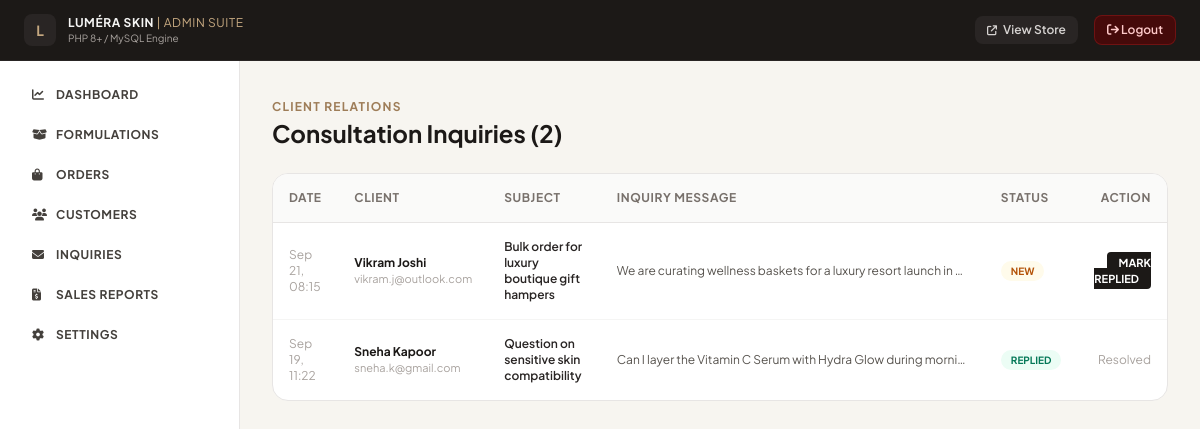
The page /admin/messages.php (signed in) on the database its author committed.
### tables this page shows
CREATE TABLE IF NOT EXISTS `contact_messages` (
  `id` INT AUTO_INCREMENT PRIMARY KEY,
  `name` VARCHAR(100) NOT NULL,
  `email` VARCHAR(150) NOT NULL,
  `phone` VARCHAR(20),
  `subject` VARCHAR(200) NOT NULL,
  `message` TEXT NOT NULL,
  `status` ENUM('New', 'Read', 'Replied') DEFAULT 'New',
  `reply_notes` TEXT,
  `created_at` DATETIME DEFAULT CURRENT_TIMESTAMP
);

### includes/functions.php (called while the page is built, shortened)
<?php
function escape($data) {
    return htmlspecialchars($data ?? '', ENT_QUOTES, 'UTF-8');
}
?>

### admin/messages.php (the view, shortened to what this page needs)
<?php
require_once __DIR__ . '/header.php';
$stmt = $pdo->query("SELECT * FROM contact_messages ORDER BY created_at DESC");
$messages = $stmt->fetchAll();
?>
<div class="space-y-6">
    <div>
        <span class="text-xs uppercase font-bold tracking-widest text-[#9E7D58]">Client Relations</span>
        <h2 class="text-2xl font-bold text-stone-900">Consultation Inquiries (<?= count($messages) ?>)</h2>
    </div>
    <div class="bg-white rounded-2xl border border-stone-200 shadow-xs overflow-hidden">
        <div class="overflow-x-auto">
            <table class="w-full text-left text-xs">
                <thead class="bg-stone-50 border-b border-stone-200 text-stone-500 uppercase font-bold tracking-wider">
                    <tr>
                        <th class="p-4">Date</th>
                        <th class="p-4">Client</th>
                        <th class="p-4">Subject</th>
                        <th class="p-4">Inquiry Message</th>
                        <th class="p-4">Status</th>
                        <th class="p-4 text-right">Action</th>
                    </tr>
                </thead>
                <tbody class="divide-y divide-stone-100">
                    <?php if (empty($messages)): ?>
                        <tr><td colspan="6" class="p-8 text-center text-stone-400">No consultation messages recorded.</td></tr>
                    <?php else: ?>
                        <?php foreach ($messages as $m): ?>
                            <tr class="hover:bg-stone-50/50">
                                <td class="p-4 text-stone-400"><?= date('M d, H:i', strtotime($m['created_at'])) ?></td>
                                <td class="p-4">
                                    <span class="font-bold text-stone-900 block"><?= escape($m['name']) ?></span>
                                    <span class="text-[11px] text-stone-400"><?= escape($m['email']) ?></span>
                                </td>
                                <td class="p-4 font-semibold text-stone-800"><?= escape($m['subject']) ?></td>
                                <td class="p-4 text-stone-600 max-w-sm truncate"><?= escape($m['message']) ?></td>
                                <td class="p-4">
                                    <span class="px-2.5 py-1 rounded-full text-[10px] font-bold uppercase <?= $m['status'] === 'Replied' ? 'bg-emerald-50 text-emerald-700' : 'bg-amber-50 text-amber-700' ?>">
                                        <?= escape($m['status']) ?>
                                    </span>
                                </td>
                                <td class="p-4 text-right">
                                    <?php if ($m['status'] !== 'Replied'): ?>
                                        <a href="messages.php?mark_replied=1&id=<?= $m['id'] ?>" class="px-3 py-1 bg-stone-900 hover:bg-[#9E7D58] text-white rounded text-[11px] font-bold uppercase">
                                            Mark Replied
                                        </a>
                                    <?php else: ?>
                                        <span class="text-stone-400 text-xs">Resolved</span>
                                    <?php endif; ?>
                                </td>
                            </tr>
                        <?php endforeach; ?>
                    <?php endif; ?>
                </tbody>
            </table>
        </div>
    </div>
</div>
</main>
</div>
</body>
</html>

### admin/header.php (shortened to what this page needs)
<?php
require_once __DIR__ . '/../includes/functions.php';
?>
<!DOCTYPE html>
<html lang="en">
<head>
    <script src="https://cdn.tailwindcss.com"></script>
    <link rel="stylesheet" href="https://cdnjs.cloudflare.com/ajax/libs/font-awesome/6.4.0/css/all.min.css">
</head>
<body class="bg-[#F7F5F0] text-stone-900 font-['Plus_Jakarta_Sans',sans-serif] min-h-screen flex flex-col">
<header class="bg-[#1C1917] text-white border-b border-stone-800 px-6 py-3.5 flex items-center justify-between sticky top-0 z-30">
    <div class="flex items-center gap-3">
        <div class="w-8 h-8 rounded-lg bg-stone-800 text-[#C5A880] flex items-center justify-center font-bold text-sm">L</div>
        <div>
            <h1 class="text-xs font-bold uppercase tracking-wider text-stone-100">LUMÉRA SKIN <span class="text-[#C5A880] font-normal">| Admin Suite</span></h1>
            <p class="text-[10px] text-stone-400">PHP 8+ / MySQL Engine</p>
        </div>
    </div>
    <div class="flex items-center gap-4 text-xs font-semibold">
        <a href="../index.php" target="_blank" class="px-3 py-1.5 bg-stone-800 hover:bg-stone-700 text-stone-300 rounded-lg flex items-center gap-1.5">
            <i class="fa-solid fa-arrow-up-right-from-square text-[10px]"></i> View Store
        </a>
        <a href="logout.php" class="px-3 py-1.5 bg-red-950 text-red-200 border border-red-800/50 rounded-lg hover:bg-red-900">
            <i class="fa-solid fa-arrow-right-from-bracket"></i> Logout
        </a>
    </div>
</header>
<div class="flex-1 flex flex-col md:flex-row">
    <aside class="w-full md:w-60 bg-white border-r border-stone-200 p-4 flex md:flex-col gap-1 overflow-x-auto">
        <a href="index.php" class="px-4 py-2.5 rounded-xl text-xs font-bold uppercase tracking-wider flex items-center gap-2 text-stone-700 hover:bg-stone-100">
            <i class="fa-solid fa-chart-line w-4"></i> Dashboard
        </a>
        <a href="products.php" class="px-4 py-2.5 rounded-xl text-xs font-bold uppercase tracking-wider flex items-center gap-2 text-stone-700 hover:bg-stone-100">
            <i class="fa-solid fa-box-open w-4"></i> Formulations
        </a>
        <a href="orders.php" class="px-4 py-2.5 rounded-xl text-xs font-bold uppercase tracking-wider flex items-center gap-2 text-stone-700 hover:bg-stone-100">
            <i class="fa-solid fa-bag-shopping w-4"></i> Orders
        </a>
        <a href="customers.php" class="px-4 py-2.5 rounded-xl text-xs font-bold uppercase tracking-wider flex items-center gap-2 text-stone-700 hover:bg-stone-100">
            <i class="fa-solid fa-users w-4"></i> Customers
        </a>
        <a href="messages.php" class="px-4 py-2.5 rounded-xl text-xs font-bold uppercase tracking-wider flex items-center gap-2 text-stone-700 hover:bg-stone-100">
            <i class="fa-solid fa-envelope w-4"></i> Inquiries
        </a>
        <a href="reports.php" class="px-4 py-2.5 rounded-xl text-xs font-bold uppercase tracking-wider flex items-center gap-2 text-stone-700 hover:bg-stone-100">
            <i class="fa-solid fa-file-invoice-dollar w-4"></i> Sales Reports
        </a>
        <a href="settings.php" class="px-4 py-2.5 rounded-xl text-xs font-bold uppercase tracking-wider flex items-center gap-2 text-stone-700 hover:bg-stone-100">
            <i class="fa-solid fa-gear w-4"></i> Settings
        </a>
    </aside>
    <main class="flex-1 p-6 lg:p-8 overflow-y-auto">

### rows shown on the page
contact_messages: created_at "Sep 21, 08:15", name "Vikram Joshi", email "vikram.j@outlook.com", subject "Bulk order for luxury boutique gift hampers", message "We are curating wellness baskets for a luxury resort launch in…", status "NEW"
contact_messages: created_at "Sep 19, 11:22", name "Sneha Kapoor", email "sneha.k@gmail.com", subject "Question on sensitive skin compatibility", message "Can I layer the Vitamin C Serum with Hydra Glow during morni…", status "REPLIED", shows "Resolved"

### other values the page prints
count($messages) "2"
